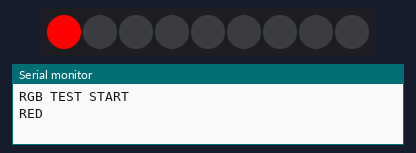
A sketch run on a simulated Arduino Uno, built with avr-gcc and run on an emulated ATmega328P. Parts: 9 RGB LEDs in strip order, left to right, the last lines printed to the serial monitor.

Above: at 0.6 s.
At 1.1 s:
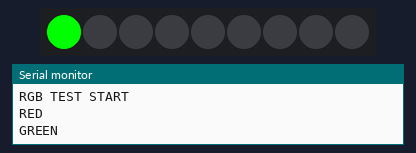
At 1.6 s:
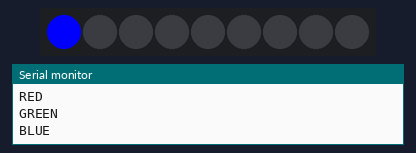
At 2.1 s:
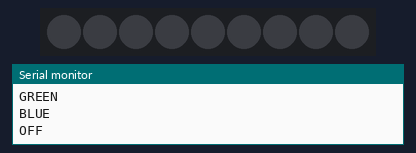

Measured:
- by itself, everything shown: repeats every 2.0 s, in 4 steps
- what the display in image 0 shows lasts 0.5 s, from 0.5 s to 1.0 s

The sketch:

rgb.ino
```cpp
#include <Adafruit_NeoPixel.h>

#define RGB_PIN 12
#define NUM_PIXELS 9

Adafruit_NeoPixel pixels(NUM_PIXELS, RGB_PIN, NEO_GRB + NEO_KHZ800);

void setup() {
  Serial.begin(115200);
  delay(500);
  Serial.println("RGB TEST START");

  pixels.begin();
  pixels.clear();
  pixels.show();
}

void loop() {
  Serial.println("RED");
  pixels.setPixelColor(0, pixels.Color(255, 0, 0));
  pixels.show();
  delay(500);

  Serial.println("GREEN");
  pixels.setPixelColor(0, pixels.Color(0, 255, 0));
  pixels.show();
  delay(500);

  Serial.println("BLUE");
  pixels.setPixelColor(0, pixels.Color(0, 0, 255));
  pixels.show();
  delay(500);

  Serial.println("OFF");
  pixels.clear();
  pixels.show();
  delay(500);
}
```
